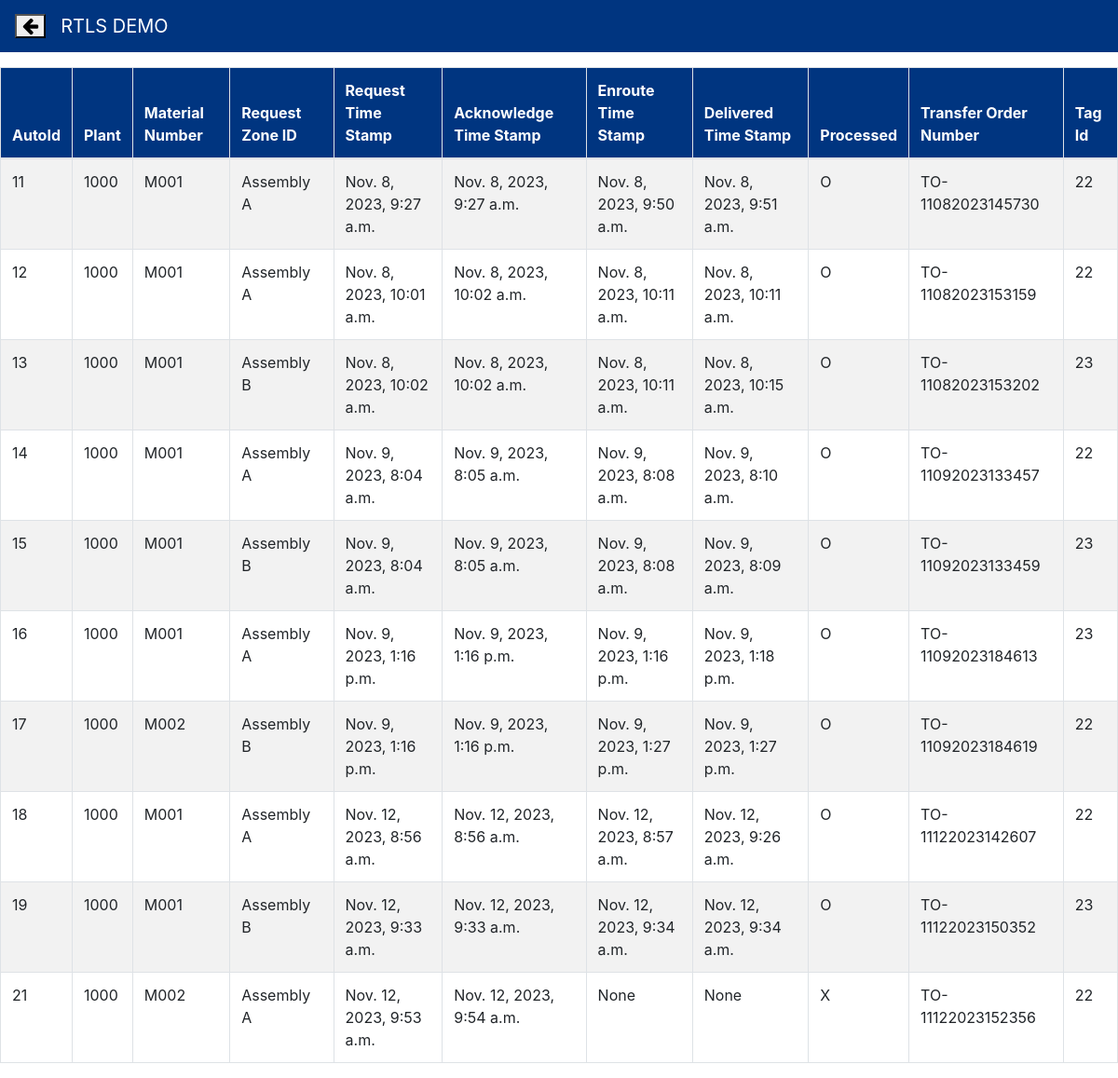
The app's page /rtlsapp/deliverystatustracker/ with its own data.
### rtlsapp/models.py (models this page shows, shortened)
class MaterialPullLog(models.Model):
    autoId = models.AutoField(primary_key=True)
    plant = models.CharField(max_length=4, null=False)
    materialNumber = models.CharField(max_length=18, null=False)
    requestZoneId = models.CharField(max_length=100, null=False)
    requestTimeStamp = models.DateTimeField(auto_now=True,blank=True)
    acknowledgeTimeStamp = models.DateTimeField(null=True,blank=True)
    enrouteTimeStamp= models.DateTimeField(null=True,blank=True)
    deliveredTimeStamp = models.DateTimeField(null=True,blank=True)
    processed = models.CharField(max_length=1)
    transferOrderNumber = models.CharField(max_length=20, editable=False)
    tagId = models.CharField(max_length=10,null=False,default=None)

### rtlsapp/views.py (the view)
# urls.py: path('deliverystatustracker/',deliveryStatusTracker),
def deliveryStatusTracker(request):
    material_pull_log_data=MaterialPullLog.objects.all()
    data= {'data':material_pull_log_data.values()}
    return render(request,'rtlsapp/deliverystatustracker.html',data)

### rtlsapp/templates/rtlsapp/deliverystatustracker.html (shortened to what this page needs)
<!doctype html>
<html lang="en">
  <head>
    <link rel="stylesheet" href="https://cdn.jsdelivr.net/npm/bootstrap@4.0.0/dist/css/bootstrap.min.css">
    <link rel="stylesheet" href="https://cdnjs.cloudflare.com/ajax/libs/font-awesome/4.7.0/css/font-awesome.min.css">
  </head>
  <body>
    <nav class="navbar navbar-expand-lg  custom-bgcolor custom-color">
        <a class="navbar-brand" href="/rtlsapp/"><button class="fa fa-arrow-left" ></button></a>
        <a class="navbar-brand custom-color" href="#">RTLS DEMO</a>
      </nav>
<div class="table-responsive mt-3">
    <table class="table table-striped table-bordered">
        <thead class="custom-bgcolor custom-color">
            <tr>
            <th scope="col">AutoId</th>
            <th scope="col">Plant</th>
            <th scope="col">Material Number</th>
            <th scope="col">Request Zone ID</th>
            <th scope="col">Request Time Stamp</th>
            <th scope="col">Acknowledge Time Stamp</th>
            <th scope="col">Enroute Time Stamp</th>
            <th scope="col">Delivered Time Stamp</th>
            <th scope="col">Processed</th>
            <th scope="col">Transfer Order Number</th>
            <th scope="col">Tag Id</th>
            </tr>
        </thead>
        <tbody>
            {% for i in data %}
            <tr>
            <td>{{i.autoId}}</td>
            <td>{{i.plant}}</td>
            <td>{{i.materialNumber}}</td>
            <td>{{i.requestZoneId}}</td>
            <td>{{i.requestTimeStamp}}</td>
            <td>{{i.acknowledgeTimeStamp}}</td>
            <td>{{i.enrouteTimeStamp}}</td>
            <td>{{i.deliveredTimeStamp}}</td>
            <td>{{i.processed}}</td>
            <td>{{i.transferOrderNumber}}</td>
            <td>{{i.tagId}}</td>
            </tr>
            {% endfor %}
        </tbody>
    </table>
</div>
  </body>
</html>

### rtlsapp/templates/rtlsapp/deliverystatustracker.html (style rules this page uses)
.custom-color { color:white; }
.custom-bgcolor { background-color: #003580; }

### records on screen
MaterialPullLog: autoId "11", plant "1000", materialNumber "M001", requestZoneId "Assembly A", requestTimeStamp "Nov. 8, 2023, 9:27 a.m.", acknowledgeTimeStamp "Nov. 8, 2023, 9:27 a.m.", enrouteTimeStamp "Nov. 8, 2023, 9:50 a.m.", deliveredTimeStamp "Nov. 8, 2023, 9:51 a.m.", processed "O", transferOrderNumber "TO-11082023145730", tagId "22"
MaterialPullLog: autoId "12", plant "1000", materialNumber "M001", requestZoneId "Assembly A", requestTimeStamp "Nov. 8, 2023, 10:01 a.m.", acknowledgeTimeStamp "Nov. 8, 2023, 10:02 a.m.", enrouteTimeStamp "Nov. 8, 2023, 10:11 a.m.", deliveredTimeStamp "Nov. 8, 2023, 10:11 a.m.", processed "O", transferOrderNumber "TO-11082023153159", tagId "22"
MaterialPullLog: autoId "13", plant "1000", materialNumber "M001", requestZoneId "Assembly B", requestTimeStamp "Nov. 8, 2023, 10:02 a.m.", acknowledgeTimeStamp "Nov. 8, 2023, 10:02 a.m.", enrouteTimeStamp "Nov. 8, 2023, 10:11 a.m.", deliveredTimeStamp "Nov. 8, 2023, 10:15 a.m.", processed "O", transferOrderNumber "TO-11082023153202", tagId "23"
MaterialPullLog: autoId "14", plant "1000", materialNumber "M001", requestZoneId "Assembly A", requestTimeStamp "Nov. 9, 2023, 8:04 a.m.", acknowledgeTimeStamp "Nov. 9, 2023, 8:05 a.m.", enrouteTimeStamp "Nov. 9, 2023, 8:08 a.m.", deliveredTimeStamp "Nov. 9, 2023, 8:10 a.m.", processed "O", transferOrderNumber "TO-11092023133457", tagId "22"
MaterialPullLog: autoId "15", plant "1000", materialNumber "M001", requestZoneId "Assembly B", requestTimeStamp "Nov. 9, 2023, 8:04 a.m.", acknowledgeTimeStamp "Nov. 9, 2023, 8:05 a.m.", enrouteTimeStamp "Nov. 9, 2023, 8:08 a.m.", deliveredTimeStamp "Nov. 9, 2023, 8:09 a.m.", processed "O", transferOrderNumber "TO-11092023133459", tagId "23"
MaterialPullLog: autoId "16", plant "1000", materialNumber "M001", requestZoneId "Assembly A", requestTimeStamp "Nov. 9, 2023, 1:16 p.m.", acknowledgeTimeStamp "Nov. 9, 2023, 1:16 p.m.", enrouteTimeStamp "Nov. 9, 2023, 1:16 p.m.", deliveredTimeStamp "Nov. 9, 2023, 1:18 p.m.", processed "O", transferOrderNumber "TO-11092023184613", tagId "23"
MaterialPullLog: autoId "17", plant "1000", materialNumber "M002", requestZoneId "Assembly B", requestTimeStamp "Nov. 9, 2023, 1:16 p.m.", acknowledgeTimeStamp "Nov. 9, 2023, 1:16 p.m.", enrouteTimeStamp "Nov. 9, 2023, 1:27 p.m.", deliveredTimeStamp "Nov. 9, 2023, 1:27 p.m.", processed "O", transferOrderNumber "TO-11092023184619", tagId "22"
MaterialPullLog: autoId "18", plant "1000", materialNumber "M001", requestZoneId "Assembly A", requestTimeStamp "Nov. 12, 2023, 8:56 a.m.", acknowledgeTimeStamp "Nov. 12, 2023, 8:56 a.m.", enrouteTimeStamp "Nov. 12, 2023, 8:57 a.m.", deliveredTimeStamp "Nov. 12, 2023, 9:26 a.m.", processed "O", transferOrderNumber "TO-11122023142607", tagId "22"
MaterialPullLog: autoId "19", plant "1000", materialNumber "M001", requestZoneId "Assembly B", requestTimeStamp "Nov. 12, 2023, 9:33 a.m.", acknowledgeTimeStamp "Nov. 12, 2023, 9:33 a.m.", enrouteTimeStamp "Nov. 12, 2023, 9:34 a.m.", deliveredTimeStamp "Nov. 12, 2023, 9:34 a.m.", processed "O", transferOrderNumber "TO-11122023150352", tagId "23"
MaterialPullLog: autoId "21", plant "1000", materialNumber "M002", requestZoneId "Assembly A", requestTimeStamp "Nov. 12, 2023, 9:53 a.m.", acknowledgeTimeStamp "Nov. 12, 2023, 9:54 a.m.", enrouteTimeStamp "None", deliveredTimeStamp "None", processed "X", transferOrderNumber "TO-11122023152356", tagId "22"
